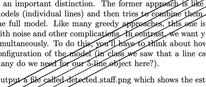
#> input picture part1/sample-input.png, 206 x 87 px, shrunk from 521 x 219 before the run
$ python hough_test.py sample-input.png
#> lines starting #> are read from the running program, lines starting #| are printed output that depends on the picture
#> in main, img is the input picture: PIL image 206x87 L; min 8, max 255, mean 214.1
import sys
from PIL import Image, ImageFilter
import numpy as np
from PIL import ImageDraw


def hough_transform(img):
    gray = img.convert('L')
    edges = gray.filter(ImageFilter.FIND_EDGES)
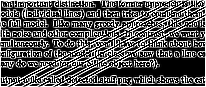
#> edges: PIL image 206x87 L; min 0, max 255, mean 89
    edges_arr = np.array(edges)
    # Define the Hough space
    h, w = edges_arr.shape
#> h = 87; w = 206
    max_rho = np.ceil(np.sqrt(h**2 + w**2))
#> max_rho = 224
    theta_res = np.pi/180
    rho_res = 1
    accumulator = np.zeros((int(2 * max_rho // rho_res), int(180 // theta_res)))

    # Loop over all edge points
    y_idx, x_idx = np.nonzero(edges)
#> y_idx = 10334 values from 0 to 86; x_idx = 10334 values, max 205 at index 205, min 0 at index 0, mean 100.2
    for i in range(len(x_idx)):
        x = x_idx[i]
        y = y_idx[i]

        # Loop over all possible angles in range of -45 to 45 degrees
        for theta_idx in range(80, 180, 24):
            theta = (theta_idx - 90) * theta_res
            rho = x * np.cos(theta) + y * np.sin(theta)
            rho_idx = int(round(rho / rho_res)) + int(max_rho // rho_res)
            accumulator[rho_idx, theta_idx] += 1

    return accumulator, max_rho, theta_res, rho_res


def hough_show_lines(img, n_lines=5):
    accumulator, max_rho, theta_res, rho_res = hough_transform(img)
#> max_rho = 224; theta_res = 0.0175; rho_res = 1

    # Find the peaks in the Hough space
    peaks = []
    for i in range(n_lines):
        rho_idx, theta_idx = np.unravel_index(np.argmax(accumulator), accumulator.shape)
        rho = (rho_idx - int(max_rho // rho_res)) * rho_res
        theta = (theta_idx - 90) * theta_res
        peaks.append((rho, theta))

        # Zero-out the surrounding cells in the accumulator to avoid overlapping lines
        for j in range(-10, 11):
            for k in range(-10, 11):
                if rho_idx+j >= 0 and rho_idx+j < accumulator.shape[0] and theta_idx+k >= 0 and theta_idx+k < accumulator.shape[1]:
                    accumulator[rho_idx+j, theta_idx+k] = 0

                    # Draw the detected lines on the original image
                    draw = ImageDraw.Draw(img)
                    for rho, theta in peaks:
                        a = np.cos(theta)
                        b = np.sin(theta)
                        x0 = a * rho
                        y0 = b * rho
                        x1 = int(x0 + 1000*(-b))
                        y1 = int(y0 + 1000*(a))
                        x2 = int(x0 - 1000*(-b))
                        y2 = int(y0 - 1000*(a))

                        draw.line((x1, y1, x2, y2), fill="red", width=2)

                        img.save("hough_lines.png")
#> this loop made 5 passes
#> (rho_idx, theta_idx) on passes 1 to 5: (303, 152), (320, 152), (293, 176), (274, 176), (331, 152)
#> pass 1, in hough_show_lines, `img.save("hough_lines.png")`:
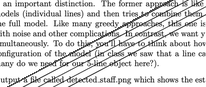
#> saved as hough_lines.png: PIL image 206x87 L; min 8, max 255, mean 213.3
#> pass 2, in hough_show_lines, `img.save("hough_lines.png")`:
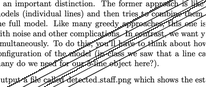
#> saved as hough_lines.png: PIL image 206x87 L; min 8, max 255, mean 211.4
#> after the loop:
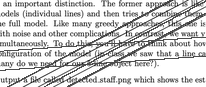
#> img: PIL image 206x87 L; min 8, max 255, mean 206.5
#> after the loop, peaks = [(79, 1.08), (96, 1.08), (69, 1.5), (50, 1.5), (107, 1.08)]


def main():
    if len(sys.argv) < 2:
        print("Usage: python hough_lines.py image.jpg")
        return

    filename = sys.argv[1]
    img = Image.open(filename)
    hough_show_lines(img)


if __name__ == '__main__':
    main()
